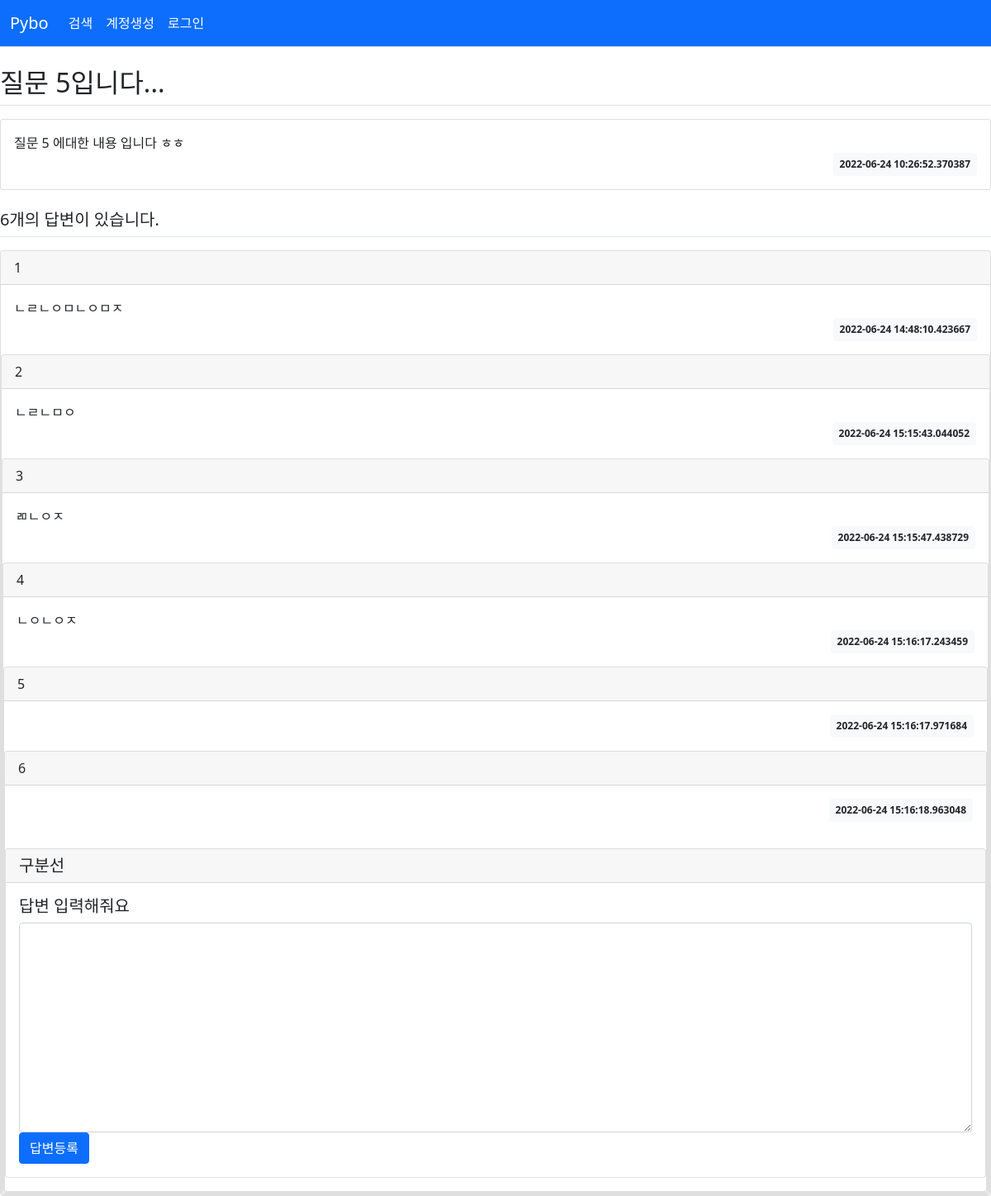
Screenshot of /question/detail/16/ with the database file from the repository.
### pybo/models.py (models this page shows)
class Question(db.Model):
    id = db.Column(db.Integer, primary_key=True)
    subject = db.Column(db.String(200), nullable=False)
    content = db.Column(db.Text(), nullable=False)
    create_date = db.Column(db.DateTime(), nullable=False)

class Answer(db.Model):
    id = db.Column(db.Integer, primary_key=True)
    question_id = db.Column(db.Integer, db.ForeignKey('question.id', ondelete='CASCADE'))
    question = db.relationship('Question', backref=db.backref('answer_set'))
    content = db.Column(db.Text(), nullable=False)
    create_date = db.Column(db.DateTime(), nullable=False)

### pybo/views/question_views.py (the view)
@bp.route('/detail/<int:question_id>/')
def detail(question_id):
    question = Question.query.get_or_404(question_id)
    form = AnswerForm()
    return render_template('questions/question_detail.html', question=question,form=form)

### pybo/forms.py
class AnswerForm(FlaskForm):
    content = TextAreaField('내용', validators=[DataRequired('내용은 필수!!!')])

### pybo/views/auth_views.py (called while the page is built)
@bp.before_app_request
def load_logged_in_user():
    user_id = session.get('user_id')
    if user_id is None:
        g.user = None
    else:
        g.user = User.query.get(user_id)

### pybo/templates/questions/question_detail.html (shortened to what this page needs)
{% extends 'base.html' %}
{% block content %}
{% if question %}
    <h2 class="border-bottom py-2">{{ question.subject }}</h2>
    <div class="card my-3">
        <div class="card-body">
            <div class="card-text" style="white-space: pre-line;">{{ question.content }}</div>
            <div class="d-flex justify-content-end">
                <div class="badge bg-light text-dark p-2">
                    {{ question.create_date }}
                </div>
            </div>
        </div>
    </div>
    <h5 class="border-bottom my-3 py-2">{{ question.answer_set|length }}개의 답변이 있습니다.</h5>
    {% for answer in question.answer_set %}
    <div class="card">
      <div class="card-header">
          {{ loop.index }}
      </div>
      <div class="card-body">
              <div class="card-text" style="white-space: pre-line;">{{ answer.content }}</div>
            <div class="d-flex justify-content-end">
                <div class="badge bg-light text-dark p-2">
                    {{ answer.create_date }}
                </div>
      </div>
    </div>
    {% endfor %}
{% endif %}
            <form action="{{ url_for('answer.create', question_id=question.id) }}" method="post" class="my-3">
                <div class="card">
                  <h5 class="card-header">구분선</h5>
                  <div class="card-body">
                    <h5 class="card-title">답변 입력해줘요</h5>
                    <textarea name="content" id="content" class="form-control" rows="10"></textarea>
                  <input type="submit" value="답변등록" class="btn btn-primary">
                  </div>
                </div>
            </form>
    </div>
{% endblock %}

### rows the page displays
Question: subject "질문 5입니다...", content "질문 5 에대한 내용 입니다 ㅎㅎ", create_date "2022-06-24 10:26:52.370387"
Answer: content "ㄴㄹㄴㅇㅁㄴㅇㅁㅈ", create_date "2022-06-24 14:48:10.423667"
Answer: content "ㄴㄹㄴㅁㅇ", create_date "2022-06-24 15:15:43.044052"
Answer: content "ㄻㄴㅇㅈ", create_date "2022-06-24 15:15:47.438729"
Answer: content "ㄴㅇㄴㅇㅈ", create_date "2022-06-24 15:16:17.243459"
Answer: create_date "2022-06-24 15:16:17.971684"
Answer: create_date "2022-06-24 15:16:18.963048"

### other values shown
{{ question.answer_set|length }} "6"
